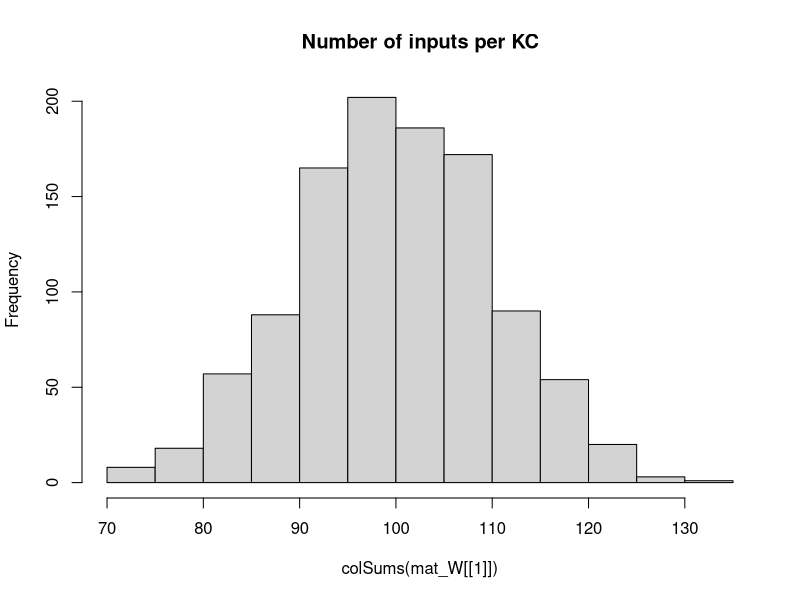

Generate this figure with R: (Note: this script raises an error after producing the figure.)
## Development Code for Willsaw NN image recognition of zfish larva
## KL 2021
## I will implement a MB random kernel NN as in my Ant Navigation paper 
## This Files Trains the weights of  2 Layer Net : Random Expansion Feature Layer (Random Kernel Trick) -> Perceptron Output neuron 
## The connections in L1 Random Sparse Net are data independent, while L2 wights are trained via +ve larva head template samples to filter patterns that look like larva
## The input images are labeled as Fish and non fish according to the folder they are placed.
# Output is saved as pgm images which are then loaded by tracker software so as to implemend the simple classifier net implemended here 

library("pixmap")
library("yaml")

## TODO GIGURE OUT INIT That Works

## Initialiaze the random Weight vector of an L1 (KC) neuron  
init_random_W <- function(m, p){
  # Draw random Number N of Sampled Inputs From Binomial
  #n <- rbinom(1,length(m),p)
  ## Set N random synapses as inputs to KC
  #idx <- sample(1:length(m),n)
  m <- rnorm(NROW(m),0,sd=0.5) #runif(NROW(m))/(10*NROW(m)) ##Weak Synapses
  ## Likely Stronger Subset
  #m[idx] <- 1#/length(m) #runif(n)/(10*length(m)) #1/NROW(m)
  #print(length(m))
  return (m)
}


## Initialiaze the random Weight vector of an L1 (KC) neuron  
init_sparse_W <- function(m,p){
  # Draw random Number N of Sampled Inputs From Binomial
  n <- rbinom(1,length(m),p)
  ## Set N random synapses as inputs to KC
  idx <- sample(1:length(m),n)
  #m <- runif(NROW(m))/(1000000*NROW(m)) ##Weak Synapses
  ## Likely Stronger Subset
  m[idx] <- 1#/length(m) #runif(n)/(10*length(m)) #1/NROW(m)
  #print(length(m))
  return (m)
}


## Sigmoid//logistic Transfer Function
N_transfer <- function(activation)
{
  return (1/(1+exp(-activation)))
}


## Derivative Sigmoid/logistic Transfer Function
N_transfer_D <- function(activation)
{
  return (N_transfer(activation)*(1-N_transfer(activation)) )
}

## Neural Actvation for a layer with Weitgh Matrix W and Input matrix of col vectors -
#  vector of Biases B - This is to a matrix to operate overall all input activations over Inputs in order 
N_activation <- function(X,W,B)
{
  ## If more Than Half input units (based on Avg inputs) is active - then activate KC
  
  #  if ( sum(X) > KC_THRES )
  #    return (1)
  # else
  mat_B <- matrix(B,ncol=ncol(X),nrow=length(B) )
  ## Bias is just another W attached to a fixed Input 1
  return (W%*%X + mat_B)
}

## Copies A Smaller Matrix To the Middle of a larger one - (Pasting Image on larger canvas)
matrix_paste <- function(src,target)
{
  x_offset <- round((ncol(target)- ncol(src))/2 )
  y_offset <- round((nrow(target)- nrow(src))/2 )
  target[ (1+y_offset):(y_offset+nrow(src)),(1+x_offset):(x_offset+ncol(src))] <-src
  return(target)
}


sparse_binarize <- function(X,INPUT_SPARSENESS)
{
  ## Binarize Input Image / Set Sparsensess ##
  pxsparse = 1.0
  thres_bin = mean(X)
  max_iter = 100
  
  while (pxsparse > INPUT_SPARSENESS & max_iter > 0)
  {
    X_bin <-  as.numeric(X > thres_bin)
    pxsparse <- sum(as.numeric(X_bin[X_bin > 0]))/length(X_bin)
    thres_bin = thres_bin + 0.01;
    max_iter = max_iter + 1
  }
  
  
  ##message("Input Sparseness:",pxsparse)
  
  return(X_bin)
}




makeInputMatrix <- function(img_list,inmat_W)
{
  
  ## TRAIN /TEST ##
  img_list <- img_list[,1]
 
  
  
  ## Matrix Of  image Input Vectors  
  mat_X = matrix(0,nrow=ncol(inmat_W[[1]]),ncol=length(img_list) )
  fileidx <- 0
  for (in_img in img_list)
  {
    fileidx= fileidx + 1
    
    imgT <- read.pnm(as.character(in_img) )
    mat_img <- getChannels(imgT)
    X <- as.vector(mat_img)
    ### Add Fixed input 1 - To operate As Adjustable Bias for each input   
    ##X[length(X)] <- 1 # c(as.vector(mat_img),1)
    
    ##message(in_img," Input Dim:", dim(mat_img)[1],"x",dim(mat_img)[2],"=",dim(mat_img)[2]*dim(mat_img)[1])
    
    if (length(X) > n_top_px)
    {
      warning("input sample too big - skipping")
      next
    }
    
    ## If Loaded image is Smaller than INput - Then Resize (paste into) larger Matrix to fit
    if (length(X) < n_top_px)
    {
      ##message("input sample Smaller than Canvas - pasting")
      mat_t <- matrix(0,nrow=img_dim[1],ncol=img_dim[2])
      mat_img <- matrix_paste(mat_img,mat_t)
      ##message("Converted  Dim:", dim(mat_img)[1],"x",dim(mat_img)[2],"=",dim(mat_img)[2]*dim(mat_img)[1])
    }
    
    ##mypic = new("pixmapGrey", size=dim(mat_img),grey = mat_img);plot(mypic)
    ## Convert to Col Vector
    X <- sparse_binarize(as.vector(mat_img),INPUT_SPARSENESS)
    
    
    dim(X) <- c(length(X),1) ## Make into Col Vector
    
    if (length(X) > n_top_px)
    {
      warning(in_img,"Image Too large. Skipping")
      next
    }
    
    stopifnot(length(mat_X[,fileidx]) ==length(X) ) 
    mat_X[,fileidx] <- X # Save In Vector to MAtrix
    
  }## Load All Input Vectors Into Matrix X
  
  return(mat_X)
} ##Make INput List



### EXPORT MAtrix to YAML for !!opencv-matrix##
matrixToYamlForOpenCV <- function(mat)
{
  ##!!opencv-matrix
  strHeader <- "!!opencv-matrix\n rows: %d\n cols: %d\n dt: f\n data:["
  ## Matrix Will Be saved Transposed Because Data serial Reading Order is by row in OpenCV while Here Serialization is By Column
  strHeader <- sprintf(strHeader,nrow(mat),ncol(mat))
  strData = ""
  lineWidth = 100#min(100,length(mat))
  
  ## COMMENTED OUT AS SUDDENLY as.yaml started adding new Lines in data automatically - The following routine does this manually
  # ##Long Strings Need to be broken by New Lines otherwise OPENCV FIle Storage FAils
  # if (length(mat) > lineWidth){
  #   fcon<- tempfile("matrixYaml")
  #   
  #   ## Need to export To TEMP file as string Concat Is too SLOW
  #   for (i in seq(1,length(mat),lineWidth) ){
  #     write(mat[i:min(i+lineWidth-1,length(mat)-1)], file = fcon,ncolumns = 100, append = TRUE, sep = ", ")
  #     ##cat(",",file = fcon, append = TRUE,fill=FALSE)
  #     #strData = paste0(strData, toString(mat[i:min(i+lineWidth,length(mat))],"\n",width=0))
  #   }
  #   ## Join  All Lines Back INto One String - With Newlines and Commas and Intendation
  #   #strData = noquote()
  #   strData = noquote(paste0(
  #                     readLines(con = fcon, n = -1L, ok = TRUE, warn = TRUE, skipNul = FALSE, encoding = "UTF-8"),
  #                            collapse=",\n         ")) ##
  #   #class(strData) <- "verbatim"
  # }else
    
  ## Need to TransposeBecause Data serial Reading Order is by row in OpenCV while Here Serialization is By Column
  strData = toString(t(mat))
  
  
  strRet=  noquote(paste0(strHeader,strData,"]")) 
  
  
  ##Character vectors that have a class of ‘verbatim’ will not be quoted in the output YAML 
  class(strRet) <- "verbatim"
  ##class(strRet) <- "verbatim"
  #write(strRet,file = fcon)  
  return(noquote(strRet) )
}




## Process 2 Layer Network - Return Last Node Output produced for each input image
## Note : Input Layer Is Simplified - No activation function needed or Bias - Input image intentities are taken as activations
## Target_output is vector of desired output for each output Neuron these I chose to be L2_1=1 (Fish) L2_2=1 (Non Fish)
net_proc_images_batch <- function(mat_X,inmat_W,inLayer_Bias,mat_Y,learningRate = 0.0)  
{
  
  L_X     <- list() ## Output Of Layer k
  L_A     <- list() ## Activation of  Layer k
  L_delta <- list()  ## Delta is the "cost attributable to (the value of) that node". 
  L2_out <- list()
  
  outError = 0 #'Mean Sq Error Of File Batch'

    ##Input Layer Is Simplified - No activation function needed or Bias - Input image intentities are taken as activations
    ## Due to R hell with numbers ecoming Factors I need to do this tricl
    
    ##Target_output <- mat_Y[fileidx,] 
     
    ## Forward Propagation ##
    ##mat_X[1,] = 1 ## Add COnst Input so W_i operates as a Bias IxW 
   ##  matrix of output Col vectors correspond to output
    for (l in 1:(N_Layers+1) )
    {
      if (l == 1) ## 1st Layer is INput 
      {
        ##Activation 
        L_A[[1]] <- mat_X
        L_X[[1]] <- mat_X##N_transfer(X-0.5)
        
      }else
      {
        #L_X[[l-1]][1,] = 1 ##No Need - Removed for TEST/ Add COnst Input so W_i operates as a Bias IxW
        L_A[[l]] <- N_activation(L_X[[l-1]], inmat_W[[l-1]], inLayer_Bias[[l-1]] )
        L_X[[l]] <- N_transfer( L_A[[l]])
      }
    }
    MSQError =  sum(((mat_Y) - L_X[[N_Layers+1]] )^2)/ ncol(mat_X)

    ## Note Indexes L_X and mat/biases are off by one because LX_1 is considerened an input layer, while neural layer is l=2
    ## Back Propagation ##
    for (l in (N_Layers):1 )
    {
      ##On Output Layer
      if (l == (N_Layers))
      {
        ## Element Wise Product (hadamart Product)
        L_delta[[l]] <- ( N_transfer_D( L_X[[l+1]] )   * (L_X[[l+1]] - mat_Y)) ##*N_transfer_D(L_X[[l]])
      }else{
        #L_delta[[l]] <- L_delta[[l+1]] %*% t(mat_W[[l]])*N_transfer_D(L_X[[l]])
        L_delta[[l]] <-   t(t(L_delta[[l+1]]) %*%(inmat_W[[l+1]])*t(N_transfer_D( L_X[[l+1]] )))    ## %*% t(N_transfer_D(L_X[[l-1]]) )
      }
      
      dE <- (L_delta[[l]])%*%t(L_A[[l]])  
      dW <- learningRate*dE 
      ##Add average change over batch samples
      inmat_W[[l]] <- inmat_W[[l]] -  dW ##length(img_list)

      ## Error Non-Conform
      inLayer_Bias[[l]] <- inLayer_Bias[[l]] - rowSums( learningRate*(L_delta[[l]]) )  
      ##if (l==1)
      ##  hist(dW)
    }
    
    #hist(Layer_Bias[[1]])
    #if (fileidx %% 10 == 0)
    #  hist(inmat_W[[1]], main="After")
    
    
    ## Forward Propagation ## 
    # L1 <- N_transfer(N_activation(mat_X, inmat_W[[1]],inmat_B[[1]]  ) ) ## v_Layer_Bias[i] matrix(rep(,nrow(mat_X)),nrow=nrow(mat_X) )  
    # ## L2 matrix of output Col vectors correspond 
    # L2 <-  N_transfer(N_activation(L1,inmat_W[[2]] ,  inmat_B[[2]] )  )  
    # 
    # MSQError =  sum(((mat_Y) - L2 )^2)/ ncol(mat_X)
    # 
    ## Forward Propagation ##
    ##  matrix of output Col vectors correspond to output
    for (l in 1:(N_Layers+1) )
    {
      if (l == 1) ## 1st Layer is INput 
      {
        ##Activation 
        L_A[[1]] <- mat_X
        L_X[[1]] <- mat_X##N_transfer(X-0.5)
        
      }else
      {
        L_A[[l]] <- N_activation(L_X[[l-1]], inmat_W[[l-1]], inLayer_Bias[[l-1]] )
        L_X[[l]] <- N_transfer( L_A[[l]])
      }
    }
    MSQError =  sum(((mat_Y) - L_X[[N_Layers+1]] )^2)/ ncol(mat_X)
    
    
    
    
    ##message("Recognition Output for Img ",in_img," is F:",L_X[[3]][1]," non-F:",L_X[[3]][2]," Active KC:",L2_out[[fileidx]]$KC_active/N_KC )
    #dim(X) = img_dim##dim(mat_img)
    
    
    #image(X_bin)
    #title(main = paste(in_img,strRes," R:",L2_Neurons_out[1]-L2_Neurons_out[2]), font.main = 4)
  
  
  lout <- list(X=mat_X,
               W=inmat_W,
               B=inLayer_Bias,
               output= L_A[[N_Layers+1]],
               Target=mat_Y,
               #out=data.frame( do.call(rbind,L2_out ) ),
               MSQError=MSQError )
  
  #MSQError =  sum(((mat_Y) - L2)^2)/nrow(mat_X)
  
  return(lout  )
}



img_dim <- c(38,28)
N_Layers <- 2

n_top_px <- img_dim[2]*img_dim[1]
N_KC = n_top_px*10 ## Number of Kenyon Cells (Input layer High Dim Coding)
N_SYN_per_KC <- 10# n_top_px/500 ## Number of pic Features each KC neuron Codes for
#KC_THRES <- N_SYN_per_KC*0.25 ## Number of INput that need to be active for KC to fire/Activate
v_Layer_N <- c(n_top_px, N_KC, 2)
v_Layer_N3 <- c(n_top_px, N_KC,100, 2)

#v_Layer_CON <- c(N_SYN_per_KC/n_top_px,)
Layer_Bias <- list() ## Number of INput that need to be active for Neuron to fire/Activate
INPUT_SPARSENESS = 0.25

mat_W <<- list() # List Of Weight Matrices

## Make Sparse Random Synaptic Weight matrix Selecting Inputs for each KC
for (k in 1:N_Layers)
{
  mat_W[[k]] <- matrix(0,ncol=v_Layer_N[k],nrow=v_Layer_N[k+1])
  ## Init Random
  if (k==1)
    mat_W[[k]] <- t(apply(mat_W[[k]],1,init_sparse_W,N_SYN_per_KC/n_top_px)) ##
  else
    mat_W[[k]] <- t(apply(mat_W[[k]],1,init_random_W,0)) ##
  
  Layer_Bias[[k]] <- matrix(1,ncol=1,nrow=v_Layer_N[k+1] )  #rep(1,) ## Initialiaze Neural Biases
}

#hist(mat_W[[3]])
hist(colSums(mat_W[[1]]),main="Number of inputs per KC")

##Layer 2 (Output Perceptron)
#L2_Neurons <<- 2

## Apply Input Image ##
## list training files 
setwd("/home/kostasl/workspace/zebrafishtrack/Rplots")
sPathTrainingSamples="../img/trainset/fish"
sPathTrainingNonSamples="../img/trainset/nonfish/"
sPathTestingSamplesFish="../img/fish/"
sPathTestingSamplesNonFish="../img/nonfish/"

img_list_train_fish =  cbind(files=list.files(path=sPathTrainingSamples,pattern="*pgm",full.names = T),F=1,NF=0) 
img_list_test_fish = cbind(files=list.files(path=sPathTestingSamplesFish,pattern="*pgm",full.names = T),F=1,NF=0)
img_list_train_nonfish =   cbind(files=list.files(path=sPathTrainingNonSamples,pattern="*pgm",full.names = T),F=0,NF=1)
img_list_test_nonfish =  cbind(files=list.files(path=sPathTestingSamplesNonFish,pattern="*pgm",full.names = T),F=0,NF=1)

## A Small Sample set for Testing the Algorithm Discrimiation between X and 1 
img_list_train_ones <-  cbind(files=list.files(path="../img/trainset/ones/",pattern="*pgm",full.names = T),F=1,NF=0)
img_list_train_X <-  cbind(files=list.files(path="../img/trainset/X/",pattern="*pgm",full.names = T),F=0,NF=1)


img_list_all <- rbind.data.frame(img_list_train_fish,img_list_test_fish,img_list_train_nonfish,img_list_test_nonfish,stringsAsFactors = FALSE) #
#img_list_train <- rbind.data.frame(img_list_train_fish,img_list_test_fish,img_list_train_nonfish,img_list_train_nonfish,stringsAsFactors = FALSE)
#img_list_test=  list.files(path=sPathTestingSamples,pattern="*pgm",full.names = T) Samples ##


img_list_train <- rbind.data.frame(img_list_train_fish,img_list_test_fish,
                                   img_list_test_nonfish,img_list_train_nonfish,
                                   stringsAsFactors = FALSE)
#img_list_train <- rbind.data.frame(img_list_train_ones,img_list_train_X)
#img_list_all <- rbind.data.frame(img_list_train_fish,stringsAsFactors = FALSE)

#img_list_all <- 

batchSize = 10 # Number of Training IMages for Each Leanring Episode (which will define error graident )
Nbatches = 1250
trainingN = 5 ##Training Cycles For Each Batch



lFitError <- list()
dfitRecord <- data.frame()

vTrainingError <- vector()
## Subset INput LIst Into Batches
rIdx = 1

for (b in 1:Nbatches)
{
  ##Make Matrix -For All net inputs
  img_list_suffled <- img_list_train[sample(1:nrow(img_list_train)),]
  ##Select Subset Batch
  img_list_suffled <- head(img_list_suffled,batchSize)
  
  mat_X <- makeInputMatrix(img_list_suffled,mat_W)
  
  label_list <-cbind.data.frame(F=(img_list_suffled[,2]),NF=(img_list_suffled[,3]) )##Target output/labels
  mat_Y <- t(apply(as.matrix(label_list),2,strtoi))  

  
  for (i in 1:trainingN)
  {  
    
    dLearningRate    <- 0.0001
    
    # TRAIN On Fish 
    dnetout <- net_proc_images_batch(mat_X, mat_W, Layer_Bias, mat_Y, dLearningRate )
    mat_W   <<- dnetout$W
    mat_B   <<- dnetout$B

    #message(fileidx,". MSQERR:",MSQError,"  ", L2_out[[fileidx]]$L2_F, "-", L2_out[[fileidx]]$L2_NF, " ERR: ", L2_out[[fileidx]]$Err ," ",in_img)
    message(rIdx,". MSQERR:",dnetout$MSQError,"  ")
    
        
    vTrainingError[rIdx] = dnetout$MSQError  #plot(unlist(dnetout$out$MSERR),main=paste(i,"Mean SQ Err"))
    rIdx = rIdx +1
    
    plot(vTrainingError) #ylim=c(0,1)xlim=c(0,trainingN*Nbatches)
    
  }## Repeated Training On Batch 

} ## Different Batch Suffles  




plot(c) #ylim=c(0,1)





### Calcl Final Performance 

##Select Subset Batch
img_list_suffled <- img_list_train #img_list_test_nonfish # img_list_all[sample(1:nrow(img_list_all)),]
mat_X <- makeInputMatrix(img_list_suffled,mat_W)
label_list <-cbind.data.frame(F=(img_list_suffled[,2]),NF=(img_list_suffled[,3]) )##Target output/labels
mat_Y <- t(apply(as.matrix(label_list),2,strtoi))
# 
# ## TODO : Move this in Funct - Use One MAtrix For Net -Matrix Of Biases
# mat_B <- list()
# for (k in 1:N_Layers)
#   mat_B[[k]] <- matrix(Layer_Bias[[k]],ncol=ncol(mat_X),nrow=length(Layer_Bias[[k]]) )


dLearningRate    <- 0.0
# TRAIN On Fish 
dnetout <- net_proc_images_batch(mat_X, mat_W, Layer_Bias, mat_Y, dLearningRate )
            
message("Final MSQERR:",dnetout$MSQError)

  
hist(dnetout$Target - N_transfer( dnetout$output) )

hist(dnetout$W[[1]],main="After")




## FOR EXAPORT TO YAML

fishNet <- list(LW1=dnetout$W[[1]],
                LW2=dnetout$W[[2]],
                LB1=dnetout$B[[1]],
                LB2=dnetout$B[[2]] 
)

#attr(fishNet$LW1, "tag") <- "!!opencv-matrix" ##Adding tags Also Change The Header to Verbatim, which does not work in OPENCV
attr(fishNet$LW2, "tag") <- "!!opencv-matrix"
attr(fishNet$LB1, "tag") <- "!!opencv-matrix"
attr(fishNet$LB2, "tag") <- "!!opencv-matrix"



#fishNet <- list(LW1=Layer_Bias[[2]]
#)
## EXPORT TO YAML FOR OPENCV - Custom/hacked exporter routine specific to OPENCV
  filename <- "fishNet.yml"
  con <- file(filename, "w")
  message("Exporting to YAML-Wait for it , this may take a while...")
  write("%YAML:1.0",con) ##Header Is necessary For OPENCV 
  ## Indentation Needs to be 3
  str_yaml<- noquote(as.yaml(fishNet, handlers=list(matrix=matrixToYamlForOpenCV), line.sep="\n",indent=3,unicode=F))
  #  CLEAN UP String FRom Escape Chars
  ## the Var Type tag !!opencv-matrix needs to be on same line as vairable Name - For OpenCV file store - FIX
  str_yaml <- gsub("\n  !!opencv-matrix","!!opencv-matrix",str_yaml,fixed = T)
  str_yaml <- gsub("\\n","\n",str_yaml,fixed = T)## Remove Escaped NewLines
  str_yaml <- gsub("\"","",str_yaml,fixed = T)#Remove Quates

  write(noquote(str_yaml),con,append=TRUE) ##Header Is necessary For OPENCV 
  close(con)




############## 


## Process 2 Layer Network - Return Last Node Output produced for each input image
## Note : Input Layer Is Simplified - No activation function needed or Bias - Input image intentities are taken as activations
## Target_output is vector of desired output for each output Neuron these I chose to be L2_1=1 (Fish) L2_2=1 (Non Fish)
net_proc_images <- function(input_list,inmat_W,inLayer_Bias,learningRate = 0.0)  
{
  
  L_X     <- list() ## Output Of Layer k
  L_A     <- list() ## Activation of  Layer k
  L_delta <- list()  ## Delta is the "cost attributable to (the value of) that node". 
  L2_out <- list()
  
  Target_output = c(1,0)  
  fileidx <- 0
  outError = 0 #'Mean Sq Error Of File Batch'
  ## TRAIN /TEST ##
  img_list <- input_list[,1]
  label_list <-cbind.data.frame(F=(input_list[,2]),NF=(input_list[,3]) )##Target output/labels
  
  ## Matrix Of  image Input Vectors  
  mat_X = matrix(0,nrow=ncol(inmat_W[[1]]),ncol=length(img_list) )
  
  for (in_img in img_list)
  {
    fileidx= fileidx + 1
    
    imgT <- read.pnm(as.character(in_img) )
    mat_img <- getChannels(imgT)
    X <- as.vector(mat_img)
    ### Add Fixed input 1 - To operate As Adjustable Bias for each input   
    ##X[length(X)] <- 1 # c(as.vector(mat_img),1)
    
    ##message(in_img," Input Dim:", dim(mat_img)[1],"x",dim(mat_img)[2],"=",dim(mat_img)[2]*dim(mat_img)[1])
    
    if (length(X) > n_top_px)
    {
      warning("input sample too big - skipping")
      next
    }
    
    ## If Loaded image is Smaller than INput - Then Resize (paste into) larger Matrix to fit
    if (length(X) < n_top_px)
    {
      ##message("input sample Smaller than Canvas - pasting")
      mat_t <- matrix(0,nrow=img_dim[1],ncol=img_dim[2])
      mat_img <- matrix_paste(mat_img,mat_t)
      ##message("Converted  Dim:", dim(mat_img)[1],"x",dim(mat_img)[2],"=",dim(mat_img)[2]*dim(mat_img)[1])
    }
    
    ##mypic = new("pixmapGrey", size=dim(mat_img),grey = mat_img);plot(mypic)
    ## Convert to Col Vector
    X <- sparse_binarize(as.vector(mat_img),INPUT_SPARSENESS)
    
    
    dim(X) <- c(length(X),1) ## Make into Col Vector
    
    if (length(X) > n_top_px)
    {
      warning(in_img,"Image Too large. Skipping")
      next
    }
    
    stopifnot(length(mat_X[,fileidx]) ==length(X) ) 
    mat_X[,fileidx] <- X # Save In Vector to MAtrix
    
    
    ##Input Layer Is Simplified - No activation function needed or Bias - Input image intentities are taken as activations
    ##Activation 
    L_A[[1]] <- X
    L_X[[1]] <- X##N_transfer(X-0.5)
    ## Due to R hell with numbers ecoming Factors I need to do this tricl
    mat_Y <- apply(as.matrix(label_list),2,strtoi)
    
    Target_output <-mat_Y[fileidx,] 
    ### 
    
    ## Forward Propagation ## 
    for (i in 2:(N_Layers+1) )
    {
      L_A[[i]] <- N_activation(L_X[[i-1]], inmat_W[[i-1]], inLayer_Bias[[i-1]]) ## v_Layer_Bias[i]  
      L_X[[i]] <- N_transfer(L_A[[i]])
    }
    
    outError = outError + sum( ( Target_output - L_X[[i]] ) )
    
    #hist(mat_W[[l-1]],main="before")
    ## Note Indexes L_X and mat/biases are off by one because LX_1 is considerened an input layer, while neural layer is l=2
    ## Back Propagation ##
    for (l in (N_Layers):1 )
    {
      ##On Output Layer
      if (l == (N_Layers))
      {
        ## Element Wise Product (hadamart Product)
        L_delta[[l]] <- ((N_transfer_D(L_X[[l+1]])) * (L_X[[l+1]] - Target_output)) ##*N_transfer_D(L_X[[l]])
      }else{
        #L_delta[[l]] <- L_delta[[l+1]] %*% t(mat_W[[l]])*N_transfer_D(L_X[[l]])
        L_delta[[l]] <-   t(t(L_delta[[l+1]]) %*%(inmat_W[[l+1]])*t(N_transfer_D( L_X[[l+1]] )))    ## %*% t(N_transfer_D(L_X[[l-1]]) )
        
      }
      
      dE <- (L_delta[[l]])%*%t(L_A[[l]])  
      dW <- learningRate*dE 
      ##Add average change over batch samples
      inmat_W[[l]] <- inmat_W[[l]] -  dW ##length(img_list)
      inLayer_Bias[[l]] <- inLayer_Bias[[l]] - learningRate*(L_delta[[l]])  
    }
    
    #hist(Layer_Bias[[1]])
    if (fileidx %% 10 == 0)
      hist(inmat_W[[1]], main="After")
    
    #hist( KC_out_act[1,])
    ## Calc Layer 1 output based on Activation Threshold Funciton for Units
    #KC_output <- apply(KC_out_act, 2, N_transfer)
    #dim(KC_output) <-c(1,length(KC_output)) ## Make into Row Vector
    
    ## Learn Positive Samples - Simple Perceptron Learning Rule - Over an augmented input X which is projected To High dim via sparse random matrix in L1##
    ## Take Active L1 outputs And Set L2 Input synapses of Output Neuron to High
    # Continuous output /
    #L2_Neurons_out <<- (as.numeric(( KC_output %*%  W_L2)/N_KC))
    # Weight Gradient -
    #DW <- t(KC_output)%*% (Target_output - L2_Neurons_out)/2
    #W_L2 <<-  W_L2 + learningRate*DW ## Update Weight Vector 
    
    
    ##W_L2[W_L2 < 1] <<- 1 ##Cap To Limit Values - Saturation Of Synapses
    ##W_L2[,outNeuronIdx][W_L2< -1] <<- -1
    
    #stopifnot(ncol(KC_output) == nrow(W_L2))
    ## Calc Output Neuron - Perceptron 
    ## FWD PROP CAlc MSQE - Fwd Propagate Entire Input Matrix 
    
    
    ## Forward Propagation ## 
    L1 <- N_transfer(N_activation(mat_X, inmat_W[[1]], matrix(inLayer_Bias[[1]],ncol=ncol(mat_X),nrow=length(inLayer_Bias[[1]])) ) ) ## v_Layer_Bias[i] matrix(rep(,nrow(mat_X)),nrow=nrow(mat_X) )  
    ## L2 matrix of output Col vectors correspond 
    L2 <-  N_transfer(N_activation(L1,inmat_W[[2]] , matrix(inLayer_Bias[[2]],ncol=ncol(mat_X),nrow=length(inLayer_Bias[[2]])) )  )  
    
    MSQError =  sum((t(mat_Y) - L2 )^2)/ ncol(mat_X)
    
    
    L2_out[[fileidx]] <- list(Err=0.5*sum((Target_output - L2[,fileidx])^2),
                              MSERR=MSQError,
                              L2_F=L2[1,fileidx],
                              L2_NF=L2[2,fileidx],
                              KC_active = sum(L1[fileidx,][L1[fileidx,]>0.5]),
                              KC_total = length(L1[fileidx,]),
                              # input_sparse= pxsparse,
                              file=in_img
    )
    
    
    
    message(fileidx,". MSQERR:",MSQError,"  ", L2_out[[fileidx]]$L2_F, "-", L2_out[[fileidx]]$L2_NF, " ERR: ", L2_out[[fileidx]]$Err ," ",in_img)
    
    ##message("Recognition Output for Img ",in_img," is F:",L_X[[3]][1]," non-F:",L_X[[3]][2]," Active KC:",L2_out[[fileidx]]$KC_active/N_KC )
    dim(X) = dim(mat_img)
    
    
    #image(X_bin)
    #title(main = paste(in_img,strRes," R:",L2_Neurons_out[1]-L2_Neurons_out[2]), font.main = 4)
  }
  
  lout <- list(X=mat_X,
               W=inmat_W,
               B=inLayer_Bias,
               out=data.frame( do.call(rbind,L2_out ) ))
  
  MSQError =  sum((t(mat_Y) - L2)^2)/nrow(mat_X)
  
  return(lout  )
}



#}

#       ##Test 
#   dnetout_tfish <- net_proc_images(img_list_test_fish,0.3, c(1,0))
#   #hist(unlist(dnetout_fish$L2_F),breaks=10,main="Class Fish Responses to F+ samples" )
#   ##L1 threshold set too high - patterns do not propagate
#   stopifnot(sum(unlist(dnetout_tfish$KC_active)) > 1)
#     
#   SqError_FisF <- sum((1 -unlist(dnetout_tfish$L2_F))^2)/nrow(dnetout_tfish)
#   SqError_FisNotNF <- sum((-1 -unlist(dnetout_tfish$L2_NF))^2)/nrow(dnetout_tfish)
#   
#   message("Sq. Error: F+:",SqError_FisF," F-:",SqError_FisNotNF)
#   
#   dnetout_tnotfish <- net_proc_images(img_list_test_nonfish,dLearningRate,c(0,1))
#   ##hist(unlist(dnetout_notfish$L2_NF),breaks=10,main="Class Not Fish Responses to F- samples" )
#   
#   SqError_NFisNotF <- sum((-1 -unlist(dnetout_tnotfish$L2_F))^2)/nrow(dnetout_tnotfish)
#   SqError_NFisNF <- sum((1 -unlist(dnetout_tnotfish$L2_NF))^2)/nrow(dnetout_tnotfish)
#   
#   #message("Sq. Error: F+:",SqError_NFisNotF," F-:",SqError_NFisNF)
# 
#   
#   SqClassError = sum(SqError_FisF,SqError_FisNotNF,SqError_NFisNotF,SqError_NFisNF)   
#   lFitError[[i]] = list(S_error=SqClassError,FishisFish=SqError_FisF,FishNotFish=SqError_FisNotNF,
#                         NotFishIsFish=SqError_NFisNotF,
#                         NotFishIsNotFish=SqError_NFisNF)
#   
#   dfitRecord <<- data.frame( do.call(rbind,lFitError ) )
#   plot(unlist(dfitRecord$S_error),xlim=c(1,100) ,xlab="Fit Error",ylim=c(0,2))
# 
# 
# ## Test Fish
# dnetout_testfish <- net_proc_images(img_list_test_fish,0,c(-1,1))
# ##hist(unlist(dnetout_notfish$L2_NF),breaks=10,main="Class Not Fish Responses to F- samples" )
# dnetout_testnonfish <- net_proc_images(img_list_test_nonfish,0,c(-1,1))
# 
# 
# SqError_NFisNotF <- sum((-1 -unlist(dnetout_testfish$L2_F))^2)/nrow(dnetout_testfish)
# SqError_NFisNF <- sum((1 -unlist(dnetout_testfish$L2_NF))^2)/nrow(dnetout_testfish)
# 
# 
# 
# 
# plot(unlist(dfitRecord$S_error),xlim=c(1,100) ,xlab="Fit Error",ylim=c(00,800))
# 
# plot(unlist(dfitRecord$FishisFish) )
# plot(unlist(dfitRecord$FishNotFish) )
# plot(unlist(dfitRecord$NotFishIsFish) )
# plot(unlist(dfitRecord$NotFishIsNotFish) )
# 
# 
# 
# ## Test Responses ## 
# dnetout_test <- net_proc_images(img_list_test,0.0,c(0,0))
# dnetout_test_nonfish <- net_proc_images(img_list_train_nonfish,0.0,c(-1,1))
# 
# 
# 
# colSums(W_L2)
# 
# l_out_n <- net_proc_images(img_list_train_nonfish,-dLearningRate/5,1)
# colSums(W_L2)
# 
# colSums(W_L2)
# 
# 
#  ## Save KC Matrix As Image (To Be loaded by Tracker)
#  ## Save Trained Weights As Image (To load by Tracker)
#  KC_sparse_pic <- pixmapGrey(mat_W[[1]], nrow=dim(mat_W[[1]])[1],ncol=dim(mat_W[[1]])[2])
#  plot(KC_sparse_pic)
#  write.pnm(KC_sparse_pic,file="L1_W_SparseNet.pgm")
# # 
# # ## Shift Values
#  L_W2 <- (mat_W[[2]])+1.0
#  L_W2 <- apply(L_W2,2,rev)
#  Lout_pic <- pixmapGrey(L_W2, nrow=dim(mat_W[[2]])[1],ncol=dim(mat_W[[2]])[2],cellres=1)
#  plot(Lout_pic)
#  write.pnm(Lout_pic,file="L2_W_SparseNet.pgm")
# 
#  Lout_pic <- pixmapGrey(Layer_Bias[[1]], nrow=dim(Layer_Bias[[1]])[1],ncol=dim(Layer_Bias[[1]])[2],cellres=1)
#  plot(Lout_pic)
#  write.pnm(Lout_pic,file="L1_B_SparseNet.pgm")
#  
#  
#  Lout_pic <- pixmapGrey(Layer_Bias[[2]],  nrow=dim(Layer_Bias[[2]])[1],ncol=dim(Layer_Bias[[2]])[2],cellres=1)
#  plot(Lout_pic)
#  write.pnm(Lout_pic,file="L2_B_SparseNet.pgm")
#  #
#  # 
# # 
# ## Load Matrix And Test
# imgT <- read.pnm(file="L1_W_SparseNet.pgm")
# mat_WL1 <- getChannels(imgT)
# 
# imgT <- read.pnm(file="L2_W_SparseNet.pgm")
# mat_WL2 <- getChannels(imgT)-1.0 ##Reverse Order

# 
# hist(W_L2)
# 
# cc <- getChannels(Lout_pic)
# plot(pic_outL)
